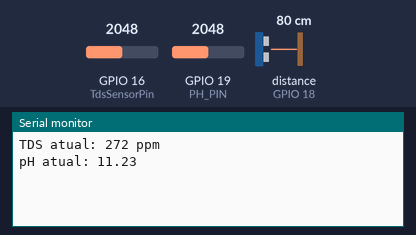
Bench run of a sketch on a simulated ESP32. Shown: the last lines printed to the serial monitor. Wiring (inferred from the names in the program): ultrasonic range finder: trigger GPIO 17; echo GPIO 18. The test bench sets the inputs (shaded band); at power-on: distance to the obstacle (sensor on GPIO 18) 80 cm, GPIO 16 (TdsSensorPin) = 2048, GPIO 19 (PH_PIN) = 2048. The echo pulse lasts 58.3 µs per cm; EEPROM starts erased.

Above: at 1.8 s.
1.9 s: distance to the obstacle (sensor on GPIO 18) set to 2 cm
At 3.3 s:
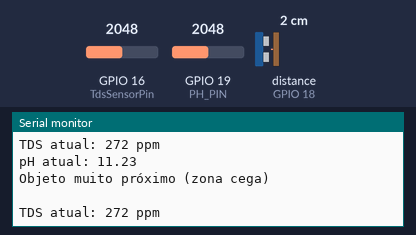
4.1 s: distance to the obstacle (sensor on GPIO 18) set to 35 cm
At 5.11 s:
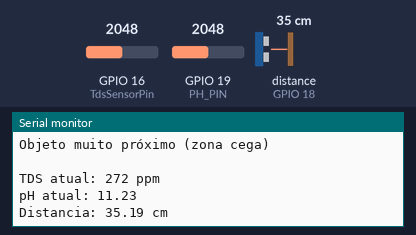
9.0 s: GPIO 16 (TdsSensorPin) set to 1960
At 9.8 s:
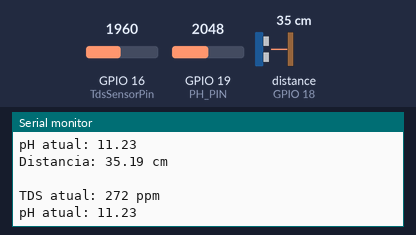
10.5 s: GPIO 19 (PH_PIN) set to 1960
At 10.5 s:
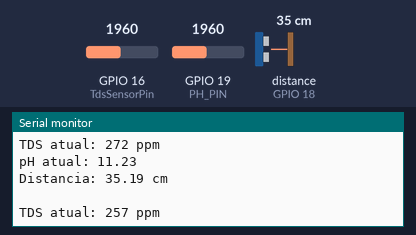
12.0 s: GPIO 16 (TdsSensorPin) set to 2040
At 13.4 s:
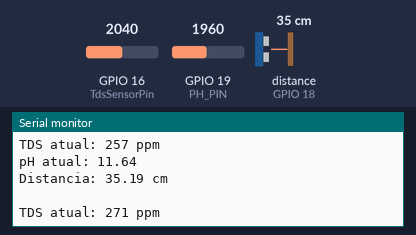
13.5 s: GPIO 19 (PH_PIN) set to 2040
At 15.1 s:
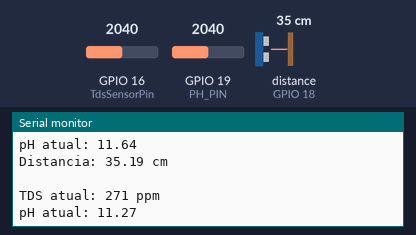
Timing chart, 0 to 16.0 s (numbered marks = the images above; inputs shaded):
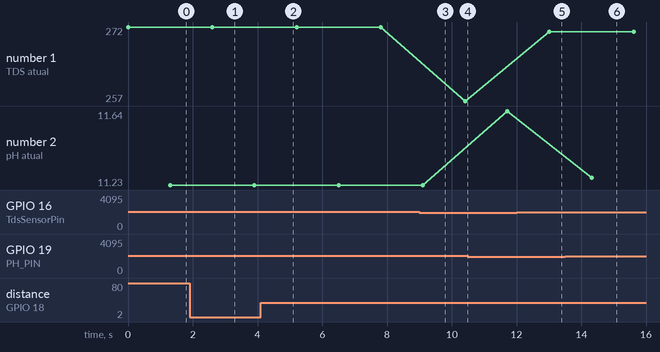

The sketch:

Progrma_Integrado.ino
```cpp
//Incluindo todas as bibliotecas a serem utilizadas
#include <Wire.h>
#include <EEPROM.h>
#include "GravityTDS.h"
#include <WiFi.h>


#define TRIG_PIN 17
#define ECHO_PIN 18
#define PH_PIN 19
#define TdsSensorPin 16

GravityTDS gravityTds;

const float V_REF  = 3.3;
const int   ADC_RANGE = 4095;
const int KVALUE_EEPROM_ADDRESS = 4;
float temperature = 25;
float tdsValue = 0;
float calibration_value = 21.34 - 0.7;
int buffer_arr[10];
float ph_act;
unsigned long int avgval;
int temp;
float Nivel_Minimo = 1500;

void setup() {
  //Iniciar o monitor serial
  Serial.begin(115200);

  Wire.begin();
  EEPROM.begin(32);

  // Desliga WiFi para estabilidade do ADC
  WiFi.mode(WIFI_OFF);

  //Definir todas as variaveis
  //Sensor de Nivel
  pinMode(TRIG_PIN, OUTPUT);
  pinMode(ECHO_PIN, INPUT);

  //Inicia o TDS
  gravityTds.setPin(TdsSensorPin);
  gravityTds.setAref(V_REF);
  gravityTds.setAdcRange(ADC_RANGE);
  gravityTds.setKvalueAddress(KVALUE_EEPROM_ADDRESS);
  gravityTds.begin();

}

void loop() {
  Sensor_TDS();
  Sensor_Ph();
  Sensor_Nivel();
  Serial.println(" ");
}

void Sensor_Ph(){
  // Captura de 10 leituras para média
  for(int i = 0; i < 10; i++) {
    buffer_arr[i] = analogRead(PH_PIN);
    delay(30);
  }

  // Ordenação simples
  for(int i = 0; i < 9; i++) {
    for(int j = i + 1; j < 10; j++) {
      if(buffer_arr[i] > buffer_arr[j]) {
        temp = buffer_arr[i];
        buffer_arr[i] = buffer_arr[j];
        buffer_arr[j] = temp;
      }
    }
  }

  // Média das leituras centrais
  avgval = 0;
  for(int i = 2; i < 8; i++) avgval += buffer_arr[i];

  float volt = (float)avgval * 3.3 / 4095.0 / 6.0; // Conversão ADC ESP32
  ph_act = -5.70 * volt + calibration_value;

  // Impressão no Serial Monitor
  Serial.print("pH atual: ");
  Serial.println(ph_act, 2);

  delay(1000);}

void Sensor_TDS(){
  gravityTds.setTemperature(temperature);
  gravityTds.update();

  tdsValue = gravityTds.getTdsValue()/2.42;

  Serial.print("TDS atual: ");
  Serial.print(tdsValue, 0);
  Serial.println(" ppm");

  delay(1000);}

void Sensor_Nivel(){
  long duracao;
  float distancia;

  // Pulso de trigger
  digitalWrite(TRIG_PIN, LOW);
  delayMicroseconds(2);
  digitalWrite(TRIG_PIN, HIGH);
  delayMicroseconds(10);
  digitalWrite(TRIG_PIN, LOW);

  // Timeout ajustado para 2 metros (11600 µs)
  duracao = pulseIn(ECHO_PIN, HIGH, 30000);

  if (duracao == 0) {
    Serial.println("Sem pulso");
    delay(200);
    return;
  }

  // Converte para cm
  distancia = duracao / 58.0;

  // Faixa válida do sensor
  if (distancia < 25) {
    Serial.println("Objeto muito próximo (zona cega)");
  }
  else if (distancia > 2000) {
    Serial.println("Fora do range (> 2 m)");
  }
  else {
    Serial.print("Distancia: ");
    Serial.print(distancia);
    Serial.println(" cm");
  }

  delay(300);}
```

Measured:
- after the input at 1.9 s, the serial monitor: prints a new line after 0.40 s (image 1)
- after the input at 4.1 s, the serial monitor: prints a new line after 0.81 s (image 2)
- after the input at 12.0 s, the serial monitor: prints a new line after 1.0 s (image 5)
- after the input at 13.5 s, the serial monitor: prints a new line after 0.82 s (image 6)
- plotted number 1: 272 → 257 after the input at 9.0 s, 257 → 271 after the input at 12.0 s
- plotted number 2: 11.23 → 11.64 after the input at 10.5 s, 11.64 → 11.27 after the input at 13.5 s
